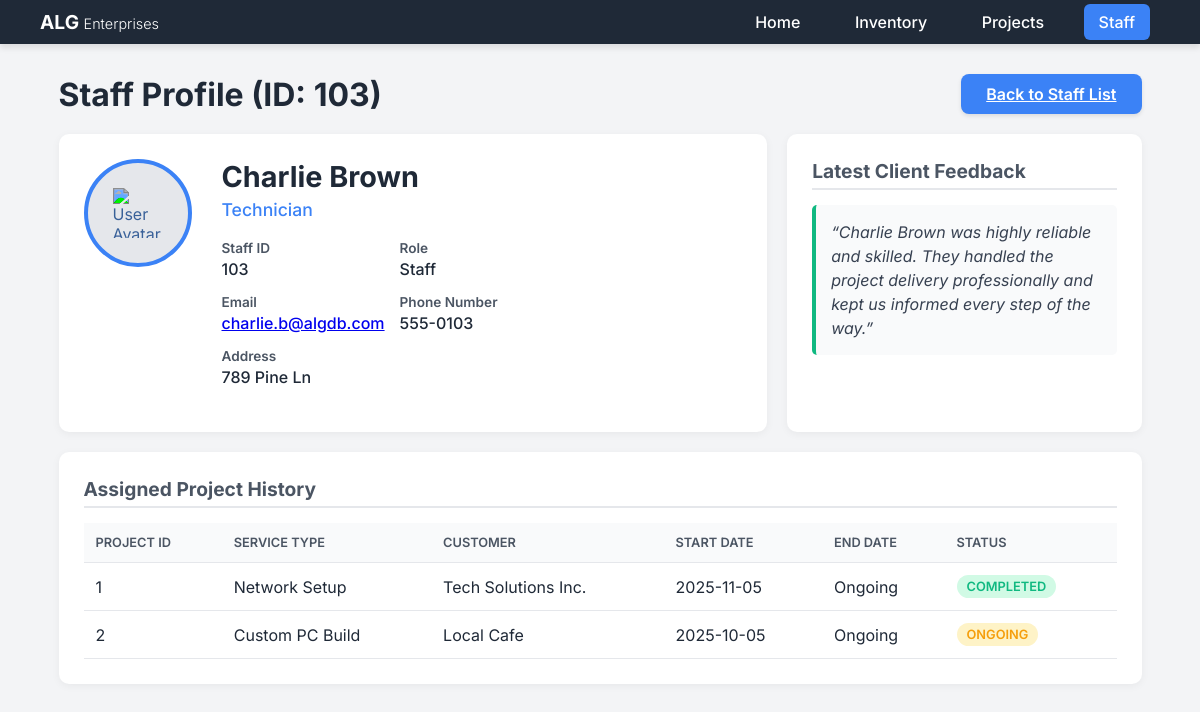
/Website/Admin/view_staff.php?id=103, run on the app's committed database.
### tables this page shows
CREATE TABLE `staff` (
  `Staff_id` int(11) NOT NULL,
  `Name` varchar(50) NOT NULL,
  `address` varchar(50) DEFAULT NULL,
  `PhoneNum` varchar(20) DEFAULT NULL,
  `Email` varchar(50) DEFAULT NULL,
  `Password` varchar(255) NOT NULL,
  `Role` enum('Admin','Staff') NOT NULL,
  `Position` varchar(50) NOT NULL
);

CREATE TABLE `projects` (
  `Project_id` int(11) NOT NULL,
  `Orders_id` int(11) NOT NULL,
  `Project_Name` varchar(45) DEFAULT NULL,
  `StartDate` date DEFAULT NULL,
  `EndDate` date DEFAULT NULL,
  `Status` enum('Pending','Ongoing','Completed') DEFAULT 'Pending',
  `Notes` text DEFAULT NULL,
  `Total_Cost` decimal(10,2) NOT NULL
);

CREATE TABLE `services` (
  `Services_id` int(11) NOT NULL,
  `Name` varchar(50) NOT NULL,
  `Description` text DEFAULT NULL,
  `Price` decimal(10,2) NOT NULL
);

CREATE TABLE `customers` (
  `Customer_id` int(11) NOT NULL,
  `Name` varchar(50) NOT NULL,
  `Email` varchar(50) DEFAULT NULL,
  `PhoneNumber` varchar(20) DEFAULT NULL,
  `Address` varchar(50) DEFAULT NULL
);

### Website/Admin/view_staff.php (the view, shortened to what this page needs)
<?php
require_once "../../db.php";
$staff = [];
$projects = [];
$error_message = null;
if (isset($_GET['id']) && !empty($_GET['id'])) {
    $staff_id = $_GET['id'];
    $sql_staff = "
        SELECT
            Staff_id,
            Name,
            address,
            PhoneNum,
            Email,
            Role,
            Position
        FROM Staff
        WHERE Staff_id = ?
    ";
    if ($stmt = $conn->prepare($sql_staff)) {
        $stmt->bind_param("i", $staff_id);
        if ($stmt->execute()) {
            $result = $stmt->get_result();
            if ($result->num_rows == 1) {
                $staff = $result->fetch_assoc();
            } else {
                $error_message = "Staff member with ID " . htmlspecialchars($staff_id) . " not found.";
            }
        } else {
            $error_message = "Database execution error (Staff Details): " . $stmt->error;
        }
    } else {
        $error_message = "Database query preparation failed (Staff Details): " . $conn->error;
    }
    if (!empty($staff)) {
        $sql_projects = "
            SELECT
                p.Project_id,
                p.Status,
                p.StartDate,
                p.EndDate,
                s.Name AS service_name,
                c.Name AS customer_name
            FROM ProjectStaff ps
            JOIN Projects p ON ps.Project_id = p.Project_id
            JOIN Orders o ON p.Orders_id = o.Orders_id
            JOIN Services s ON o.Services_id = s.Services_id
            JOIN Customers c ON o.customer_id = c.customer_id
            WHERE ps.Staff_id = ?
            ORDER BY p.StartDate DESC
        ";
        if ($stmt_proj = $conn->prepare($sql_projects)) {
            $stmt_proj->bind_param("i", $staff_id);
            if ($stmt_proj->execute()) {
                $result_proj = $stmt_proj->get_result();
                while ($row = $result_proj->fetch_assoc()) {
                    $projects[] = $row;
                }
            }
        }
    }
} else {
    $error_message = "No Staff ID provided. Please return to the Staff list.";
}
$comment_text = "Highly reliable and skilled. Alice handled the project delivery professionally and kept us informed every step of the way.";
if (isset($staff['Name'])) {
    $mock_comments = [
        "{$staff['Name']} was highly reliable and skilled. They handled the project delivery professionally and kept us informed every step of the way.",
        "Excellent technical work! {$staff['Name']} quickly resolved the issue and ensured the network was running smoothly.",
        "A true professional. {$staff['Name']} is a great communicator and a pleasure to work with on long-term projects.",
    ];
    $comment_text = $mock_comments[array_rand($mock_comments)];
}
?>
<!DOCTYPE html>
<html lang="en">
<head>
</head>
<body>
    <header>
        <div class="logo">ALG <span style="font-weight: 300;">Enterprises</span></div>
        <nav>
            <a href="home.php">Home</a>
            <a href="inventory.php">Inventory</a>
            <a href="projects.php">Projects</a>
            <a href="staff.php" class="active">Staff</a>
        </nav>
    </header>
    <main>
        <div class="profile-container">
            <div class="profile-header">
                <h1>Staff Profile (ID: <?= htmlspecialchars($_GET['id'] ?? 'N/A') ?>)</h1>
                <a href="staff.php" class="btn-action">Back to Staff List</a>
            </div>
            <?php if (isset($error_message)): ?>
                <div class="info-box">
                    **Error:** <?= htmlspecialchars($error_message) ?>
                </div>
            <?php else: ?>
                <div class="content-grid">
                    <div class="main-info-card">
                        <div class="staff-details">
                            <div class="avatar-placeholder">
                                <img src="https://api.iconify.design/heroicons:user-circle-20-solid.svg?color=%231f2937" alt="User Avatar">
                            </div>
                            <div class="basic-info">
                                <h2><?= htmlspecialchars($staff['Name'] ?? 'N/A') ?></h2>
                                <p><?= htmlspecialchars($staff['Position'] ?? 'Role N/A') ?></p>
                                <div class="info-list">
                                    <div class="info-item">
                                        <span>Staff ID</span>
                                        <span><?= htmlspecialchars($staff['Staff_id'] ?? 'N/A') ?></span>
                                    </div>
                                    <div class="info-item">
                                        <span>Role</span>
                                        <span><?= htmlspecialchars($staff['Role'] ?? 'N/A') ?></span>
                                    </div>
                                    <div class="info-item">
                                        <span>Email</span>
                                        <span><a href="mailto:<?= htmlspecialchars($staff['Email'] ?? '#') ?>"><?= htmlspecialchars($staff['Email'] ?? 'N/A') ?></a></span>
                                    </div>
                                    <div class="info-item">
                                        <span>Phone Number</span>
                                        <span><?= htmlspecialchars($staff['PhoneNum'] ?? 'N/A') ?></span>
                                    </div>
                                    <div class="info-item">
                                        <span>Address</span>
                                        <span style="grid-column: 1 / span 2;"><?= htmlspecialchars($staff['address'] ?? 'N/A') ?></span>
                                    </div>
                                </div>
                            </div>
                        </div>
                    </div>
                    <div class="feedback-card">
                        <h3>Latest Client Feedback</h3>
                        <div class="feedback-box">
                            “<?= htmlspecialchars($comment_text) ?>”
                        </div>
                    </div>
                </div>
                <div class="projects-card">
                    <h3>Assigned Project History</h3>
                    <?php if (!empty($projects)): ?>
                        <table class="project-table">
                            <thead>
                                <tr>
                                    <th>Project ID</th>
                                    <th>Service Type</th>
                                    <th>Customer</th>
                                    <th>Start Date</th>
                                    <th>End Date</th>
                                    <th>Status</th>
                                </tr>
                            </thead>
                            <tbody>
                                <?php foreach ($projects as $project): ?>
                                    <tr>
                                        <td><?= htmlspecialchars($project['Project_id']) ?></td>
                                        <td><?= htmlspecialchars($project['service_name']) ?></td>
                                        <td><?= htmlspecialchars($project['customer_name']) ?></td>
                                        <td><?= htmlspecialchars($project['StartDate']) ?></td>
                                        <td><?= htmlspecialchars($project['EndDate'] ?? 'Ongoing') ?></td>
                                        <td>
                                            <span class="status-badge status-<?= htmlspecialchars($project['Status']) ?>">
                                                <?= htmlspecialchars($project['Status']) ?>
                                            </span>
                                        </td>
                                    </tr>
                                <?php endforeach; ?>
                            </tbody>
                        </table>
                    <?php else: ?>
                        <p class="text-gray-500">This staff member is not currently assigned to any projects and has no recorded project history.</p>
                    <?php endif; ?>
                </div>
            <?php endif; ?>
        </div>
    </main>
</body>
</html>

### Website/Admin/view_staff.php (style rules this page uses)
:root { --primary-bg: #f3f4f6; --navbar-bg: #1f2937; --card-bg: #ffffff; --accent-blue: #3b82f6; --text-color: #1f2937; --success-green: #10b981; --warning-yellow: #f59e0b; }
body { margin: 0; font-family: 'Inter', sans-serif; background: var(--primary-bg); color: var(--text-color); min-height: 100vh; }
header { background-color: var(--navbar-bg); display: flex; justify-content: space-between; align-items: center; padding: 10px 40px; box-shadow: 0 4px 6px rgba(0,0,0,0.1); color: #fff; }
.logo { font-weight: 700; font-size: 1.2rem; color: #fff; }
.logo span { font-size: 0.9rem; font-weight: 300; }
nav a { color: #fff; text-decoration: none; font-weight: 500; margin: 0 10px; padding: 8px 15px; border-radius: 6px; transition: background-color 0.2s; }
nav a.active { background-color: var(--accent-blue); }
main { padding: 30px; display: flex; justify-content: center; }
.profile-container { width: 95%; max-width: 1200px; }
.profile-header { display: flex; justify-content: space-between; align-items: center; margin-bottom: 20px; }
.profile-header h1 { font-size: 2rem; margin: 0; color: var(--text-color); }
.btn-action { background-color: var(--accent-blue); color: #fff; border: none; padding: 10px 25px; border-radius: 8px; font-weight: 600; cursor: pointer; box-shadow: 0 2px 4px rgba(0,0,0,0.1); transition: background-color 0.2s; }
.content-grid { display: grid; grid-template-columns: 2fr 1fr; gap: 20px; }
.main-info-card, .feedback-card, .projects-card { background: var(--card-bg); border-radius: 10px; padding: 25px; box-shadow: 0 2px 8px rgba(0,0,0,0.05); }
.staff-details { display: flex; gap: 30px; margin-bottom: 20px; }
.avatar-placeholder { flex-shrink: 0; width: 100px; height: 100px; border-radius: 50%; background: #e5e7eb; display: flex; justify-content: center; align-items: center; align-self: flex-start; border: 4px solid var(--accent-blue); }
.avatar-placeholder img { width: 50px; height: 50px; filter: invert(30%) sepia(0%) saturate(1000%) hue-rotate(0deg); }
.basic-info h2 { font-size: 1.8rem; font-weight: 700; margin: 0 0 5px 0; }
.basic-info p { font-size: 1.1rem; font-weight: 500; color: var(--accent-blue); margin: 0; }
.info-list { margin-top: 20px; display: grid; grid-template-columns: 1fr 1fr; gap: 15px; }
.info-item { display: flex; flex-direction: column; }
.info-item span:first-child { font-weight: 600; color: #4b5563; font-size: 0.85rem; margin-bottom: 3px; }
.info-item span:last-child { font-weight: 500; font-size: 1rem; }
.feedback-card h3, .projects-card h3 { margin-top: 0; margin-bottom: 15px; font-size: 1.2rem; border-bottom: 2px solid #e5e7eb; padding-bottom: 5px; color: #4b5563; }
.feedback-box { background-color: #f9fafb; border-left: 4px solid var(--success-green); padding: 15px; border-radius: 5px; font-style: italic; color: #374151; line-height: 1.5; }
.projects-card { grid-column: 1 / span 2; margin-top: 20px; }
.project-table { width: 100%; border-collapse: collapse; }
.project-table th, .project-table td { padding: 12px; text-align: left; border-bottom: 1px solid #e5e7eb; }
.project-table th { background-color: #f9fafb; color: #4b5563; font-weight: 600; text-transform: uppercase; font-size: 0.8rem; }
.status-badge { display: inline-block; padding: 4px 10px; border-radius: 20px; font-size: 0.8rem; font-weight: 600; text-transform: uppercase; }
.status-Completed { background-color: #d1fae5; color: var(--success-green); }
.status-Ongoing { background-color: #fef3c7; color: var(--warning-yellow); }

### data on the page
staff: Name "Charlie Brown", Position "Technician", Staff_id "103", Role "Staff", Email "charlie.b@algdb.com", PhoneNum "555-0103", address "789 Pine Ln", Name "Charlie Brown was highly reliable and skilled. They handled the project delivery professionally and kept us informed every step of the way."
projects: Project_id "1", services.Name "Network Setup", customers.Name "Tech Solutions Inc.", StartDate "2025-11-05", EndDate "Ongoing", Status "COMPLETED"
projects: Project_id "2", services.Name "Custom PC Build", customers.Name "Local Cafe", StartDate "2025-10-05", EndDate "Ongoing", Status "ONGOING"

### other printed values
$_GET['id'] "103"
